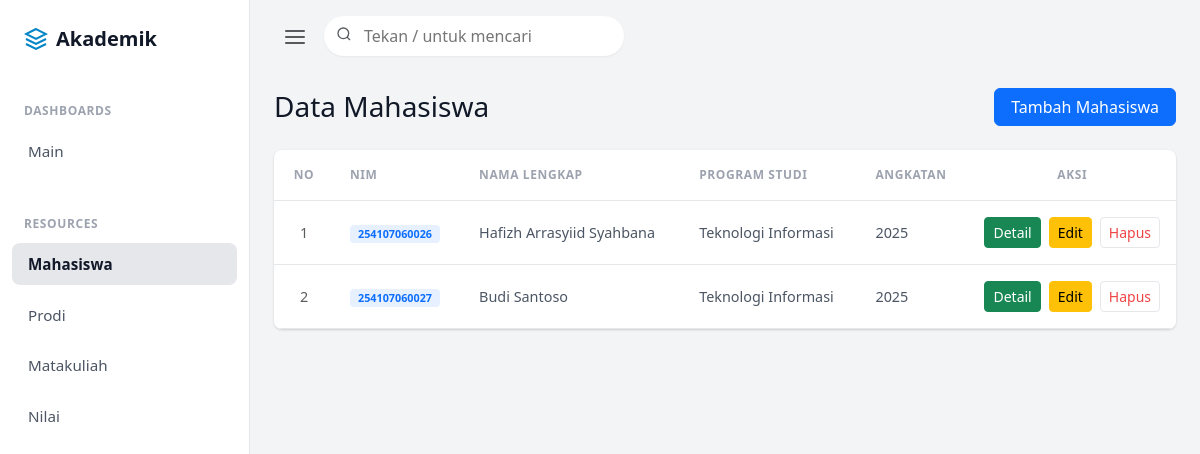
The app's page /index.php?page=mahasiswa with its own data.
### tables this page shows
CREATE TABLE mahasiswa (
    nim VARCHAR(20) PRIMARY KEY,
    nama_lengkap VARCHAR(150) NOT NULL,
    id_prodi INT,
    angkatan INT,
    FOREIGN KEY (id_prodi) REFERENCES prodi (id_prodi) ON DELETE SET NULL
);

CREATE TABLE prodi (
    id_prodi INT AUTO_INCREMENT PRIMARY KEY,
    nama_prodi VARCHAR(100) NOT NULL,
    fakultas VARCHAR(100) NOT NULL
);

### views/mahasiswa/mahasiswa.php (the view)
<?php require_once __DIR__ . '/../../config/koneksi.php'; ?>
<div class="d-flex justify-content-between align-items-center mb-4">
    <h3 class="fw-normal mb-0" style="color: var(--nova-heading);">Data Mahasiswa</h3>
    <a href="index.php?page=mahasiswacreate" class="btn btn-primary px-3">Tambah Mahasiswa</a>
</div>
<div class="nova-card overflow-hidden">
    <div class="table-responsive">
        <table class="table align-middle mb-0">
            <thead>
                <tr>
                    <th class="text-center" style="width: 60px;">No</th>
                    <th>NIM</th>
                    <th>Nama Lengkap</th>
                    <th>Program Studi</th>
                    <th>Angkatan</th>
                    <th class="text-center" style="width: 100px;">Aksi</th>
                </tr>
            </thead>
            <tbody>
                <?php
                $query = "SELECT m.nim, m.nama_lengkap, m.angkatan, p.nama_prodi
                          FROM mahasiswa m
                          INNER JOIN prodi p ON m.id_prodi = p.id_prodi
                          ORDER BY m.nim ASC";
                $result = mysqli_query($conn, $query);
                $no = 1;
                while ($row = mysqli_fetch_assoc($result)) :
                ?>
                    <tr>
                        <td class="text-center text-muted"><?= $no++ ?></td>
                        <td><span class="badge bg-primary bg-opacity-10 text-primary px-2 py-1 rounded-1"><?= $row['nim'] ?></span></td>
                        <td><?= $row['nama_lengkap'] ?></td>
                        <td><?= $row['nama_prodi'] ?></td>
                        <td><?= $row['angkatan'] ?></td>
                        <td class="text-center align-middle text-nowrap">
                            <div class="d-flex justify-content-center align-items-center gap-2">
                                <a href="index.php?page=mahasiswaDetail&nim=<?= $row['nim']; ?>" class="btn btn-success btn-sm text-white fw-medium">
                                    Detail
                                </a>
                                <a href="index.php?page=mahasiswaEdit&nim=<?= $row['nim']; ?>" class="btn btn-warning btn-sm fw-medium">
                                    Edit
                                </a>
                                <a href="controller/mahasiswa.php?aksi=hapus_mhs&nim=<?= $row['nim']; ?>" class="btn btn-danger btn-sm fw-medium">
                                    Hapus
                                </a>
                            </div>
                        </td>
                    </tr>
                <?php endwhile; ?>
            </tbody>
        </table>
    </div>
</div>

### assets/css/style.css (style rules this page uses)
:root { --nova-bg: #f3f4f6; --nova-sidebar: #ffffff; --nova-text: #4b5563; --nova-heading: #111827; --nova-muted: #9ca3af; --nova-primary: #0ea5e9; --nova-primary-hover: #0284c7; --nova-border: #e5e7eb; --nova-create: #01bd3d; }
body { background-color: var(--nova-bg) !important; color: var(--nova-text); font-family: system-ui, -apple-system, sans-serif; }
.nova-card { background-color: #fff; border-radius: 0.5rem; box-shadow: 0 1px 3px 0 rgba(0, 0, 0, 0.1), 0 1px 2px 0 rgba(0, 0, 0, 0.06); border: none; }
.table { margin-bottom: 0; }
.table th { background-color: transparent !important; color: var(--nova-muted); font-size: 0.75rem; font-weight: 700; text-transform: uppercase; letter-spacing: 0.05em; border-bottom: 1px solid var(--nova-border); padding: 1rem; }
.table td { padding: 1rem; vertical-align: middle; border-bottom: 1px solid var(--nova-border); color: var(--nova-text); font-size: 0.9rem; }
.btn-danger { background-color: #fff !important; color: #ef4444 !important; border: 1px solid #e5e7eb !important; font-weight: 500; }

### records on screen
mahasiswa: nim "254107060026", nama_lengkap "Hafizh Arrasyiid Syahbana", id_prodi.nama_prodi "Teknologi Informasi", angkatan "2025"
mahasiswa: nim "254107060027", nama_lengkap "Budi Santoso", id_prodi.nama_prodi "Teknologi Informasi", angkatan "2025"
